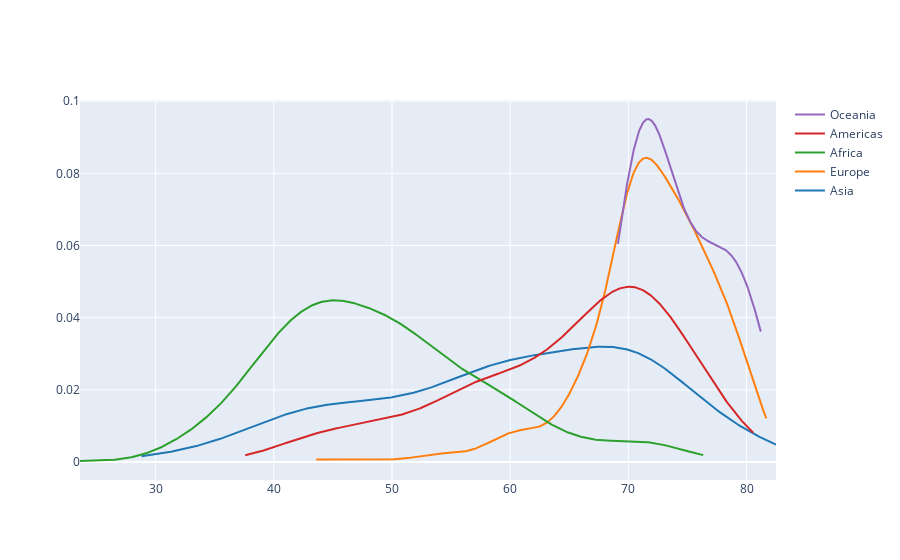

Notebook code for this chart:
### Code cell
fig = ff.create_distplot(hist_data, group_labels, show_hist=False, show_rug=False)
fig.show()

### Figure 1 — Plotly figure (JSON) as saved in the notebook; plotly's stock layout.template omitted (floating-point values rounded to 4 significant figures; data arrays with more than 128 entries replaced by an {"elided": "..."} marker saying what was removed)
{"data": [{"legendgroup": "Asia", "marker": {"color": "rgb(31, 119, 180)"}, "mode": "lines", "name": "Asia", "showlegend": true, "type": "scatter", "x": {"elided": "500 float values"}, "xaxis": "x", "y": {"elided": "500 float values"}, "yaxis": "y"}, {"legendgroup": "Europe", "marker": {"color": "rgb(255, 127, 14)"}, "mode": "lines", "name": "Europe", "showlegend": true, "type": "scatter", "x": {"elided": "500 float values"}, "xaxis": "x", "y": {"elided": "500 float values"}, "yaxis": "y"}, {"legendgroup": "Africa", "marker": {"color": "rgb(44, 160, 44)"}, "mode": "lines", "name": "Africa", "showlegend": true, "type": "scatter", "x": {"elided": "500 float values"}, "xaxis": "x", "y": {"elided": "500 float values"}, "yaxis": "y"}, {"legendgroup": "Americas", "marker": {"color": "rgb(214, 39, 40)"}, "mode": "lines", "name": "Americas", "showlegend": true, "type": "scatter", "x": {"elided": "500 float values"}, "xaxis": "x", "y": {"elided": "500 float values"}, "yaxis": "y"}, {"legendgroup": "Oceania", "marker": {"color": "rgb(148, 103, 189)"}, "mode": "lines", "name": "Oceania", "showlegend": true, "type": "scatter", "x": {"elided": "500 float values"}, "xaxis": "x", "y": {"elided": "500 float values"}, "yaxis": "y"}], "layout": {"barmode": "overlay", "hovermode": "closest", "legend": {"traceorder": "reversed"}, "xaxis": {"anchor": "y2", "domain": [0, 1], "zeroline": false}, "yaxis": {"anchor": "free", "domain": [0, 1], "position": 0}}}
